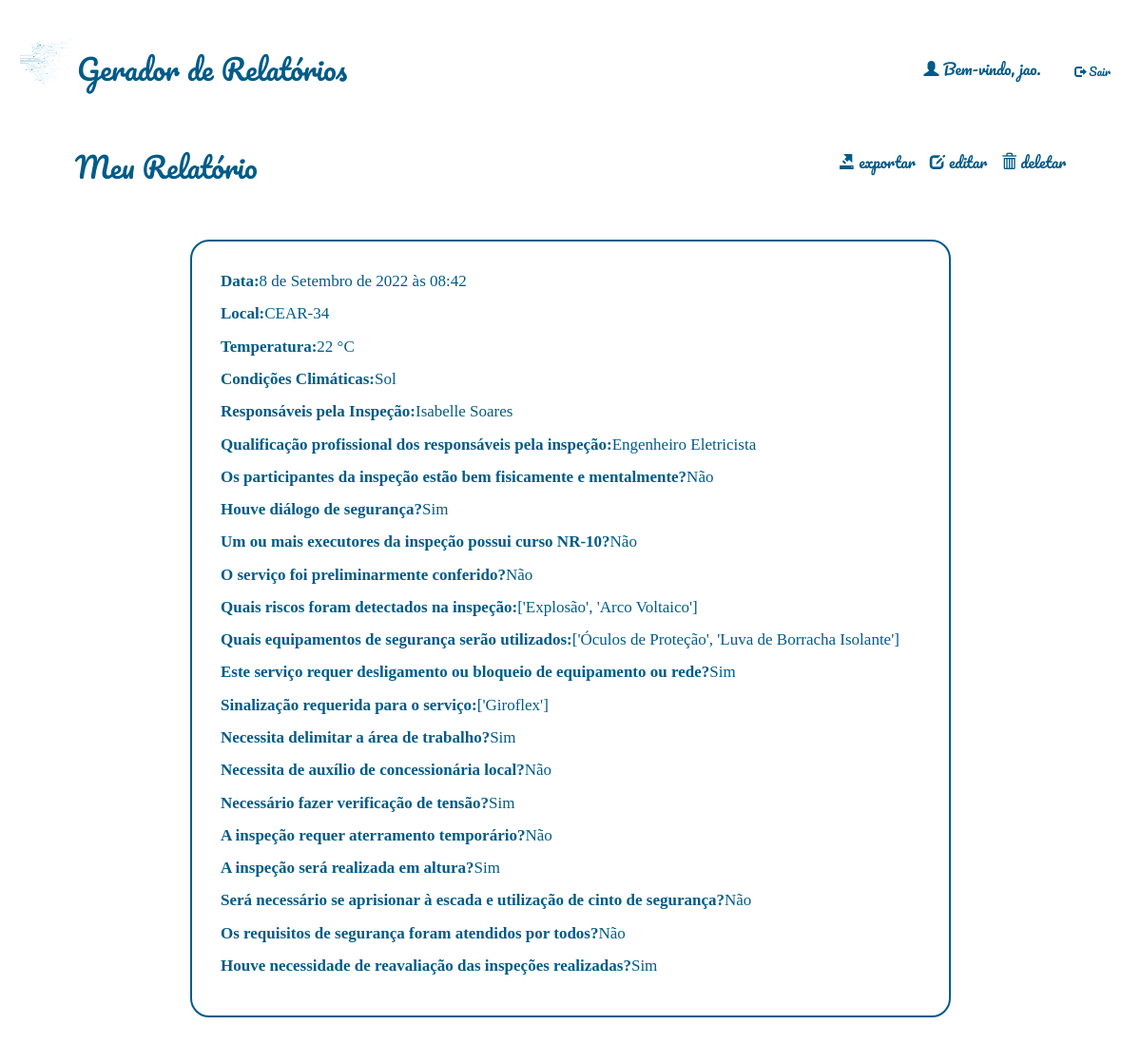
The app's page /relatorios/relatorio/5/ (signed in) with its own data.
### relatorio/models.py (models this page shows)
class Relatorio(models.Model):
    autor = models.ForeignKey(User, default=None, on_delete=models.CASCADE)
    data = models.DateTimeField()
    local = models.CharField(max_length=100)
    temperatura = models.IntegerField()
    clima = models.CharField(max_length=100)
    responsaveis = models.TextField(blank=True)
    Qualificacao_Profissional = models.CharField(max_length=100, default='')
    riscos = models.CharField(max_length=100, default='')
    equipamentos = models.CharField(max_length=100, default='')
    sinalizacao = models.CharField(max_length=100, default='')
    desligamento = models.CharField(max_length=4, default='')
    integridade = models.CharField(max_length=4, default='')
    dialogo = models.CharField(max_length=4, default='')
    curso_nr = models.CharField(max_length=4, default='')
    conferido = models.CharField(max_length=4, default='')
    delimitar_area = models.CharField(max_length=4, default='')
    auxconces = models.CharField(max_length=4, default='')
    tensao = models.CharField(max_length=4, default='')
    aterramento = models.CharField(max_length=4, default='')
    altura = models.CharField(max_length=4, default='')
    cinto_seg = models.CharField(max_length=4, default='')
    requi_seg = models.CharField(max_length=4, default='')
    reavaliacao = models.CharField(max_length=4, default='')

### relatorio/views.py (the view)
# urls.py: path('relatorio/<int:rel_id>/', views.relatorio_visualiza, name="visualiza"),
@login_required(login_url="/accounts/login/")
def relatorio_visualiza(request, rel_id):
    relatorio = Relatorio.objects.get(id=rel_id)
    now = timezone.now()
    return render(request, 'relatorio/relatorio_visualiza.html', {'relatorio': relatorio})

### relatorio/templates/relatorio/relatorio_visualiza.html
{% extends 'base_layout.html'%}
{% block content %}
<header style="margin-inline:5%;">
        <h2>Meu Relatório</h2>
        <nav>
        <li>
                <a class="botao-icon" href="{% url 'relatorio:exporta' rel_id=relatorio.id %}">
                        <span class="glyphicon glyphicon-export"></span> exportar
                </a>
                <a class="botao-icon" href="{% url 'relatorio:edita' rel_id=relatorio.id %}">
                        <span class="glyphicon glyphicon-edit"></span> editar
                </a>
                <a class="botao-icon" href="{% url 'relatorio:deleta' rel_id=relatorio.id %}">
                        <span class="glyphicon glyphicon-trash"></span> deletar
                </a>
        </li>
        </nav>
</header>
<div class="compromisso-visualiza-wrapper">
        <div class="compromisso-visualiza">
                <p><b>Data:</b> {{ relatorio.data }}</p>
                <p><b>Local:</b> {{ relatorio.local }}</p>
                <p><b>Temperatura:</b> {{relatorio.temperatura}} °C</p>
                <p><b>Condições Climáticas:</b> {{relatorio.clima}} </p>
                <p><b>Responsáveis pela Inspeção:</b>  {{ relatorio.responsaveis }}</p>
                <p><b>Qualificação profissional dos responsáveis pela inspeção:</b> {{relatorio.Qualificacao_Profissional}}</p>
                <p><b>Os participantes da inspeção estão bem fisicamente e mentalmente?</b> {{relatorio.integridade}}</p>
                <p><b>Houve diálogo de segurança?</b> {{relatorio.dialogo}}</p>
                <p><b>Um ou mais executores da inspeção possui curso NR-10?</b> {{relatorio.curso_nr}}</p>
                <p><b>O serviço foi preliminarmente conferido?</b> {{relatorio.conferido}}</p>
                <p><b>Quais riscos foram detectados na inspeção:</b> {{ relatorio.riscos }}</p>
                <p><b>Quais equipamentos de segurança serão utilizados:</b> {{relatorio.equipamentos}}</p>
                <p><b>Este serviço requer desligamento ou bloqueio de equipamento ou rede?</b> {{relatorio.desligamento}}</p>
                <p><b>Sinalização requerida para o serviço:</b> {{relatorio.sinalizacao}}</p>
                <p><b>Necessita delimitar a área de trabalho?</b> {{relatorio.delimitar_area}}</p>
                <p><b>Necessita de auxílio de concessionária local?</b> {{relatorio.auxconces}}</p>
                <p><b>Necessário fazer verificação de tensão?</b> {{relatorio.tensao}}</p>
                <p><b>A inspeção requer aterramento temporário?</b> {{relatorio.aterramento}}</p>
                <p><b>A inspeção será realizada em altura?</b> {{relatorio.altura}}</p>
                <p><b>Será necessário se aprisionar à escada e utilização de cinto de segurança?</b> {{relatorio.cinto_seg}}</p>
                <p><b>Os requisitos de segurança foram atendidos por todos?</b> {{relatorio.requi_seg}}</p>
                <p><b>Houve necessidade de reavaliação das inspeções realizadas?</b> {{relatorio.reavaliacao}}</p>
        </div>
</div>
{% endblock %}

### templates/base_layout.html (shortened to what this page needs)
<!DOCTYPE html>
<html lang="pt-BR">
<head>
    <link href="https://cdn.jsdelivr.net/npm/bootstrap@5.1.3/dist/css/bootstrap.min.css" rel="stylesheet">
    <link rel="stylesheet" href="https://maxcdn.bootstrapcdn.com/bootstrap/3.4.0/css/bootstrap.min.css">
    {% load static %}
    <link rel="stylesheet" href="{% static 'styles.css' %}">
</head>
<body>
    <header class="wrapper">
        <h1><a href="{% url 'home' %}"><img src="{% static 'logo.png' %}" alt="calendario"/>Gerador de Relatórios</a></h1>
        <nav>
            <ul style="margin: 40px 0 0 0;">
                {% if user.is_authenticated %}
                <li>
                    <span class="glyphicon glyphicon-user"></span> Bem-vindo, {{ user }}.
                </li>
                <li>
                    <form class="logout-link" action="{% url 'accounts:logout' %}" method="post">
                        <button type="submit" class="btn btn-default btn-sm">
                            <span class="glyphicon glyphicon-log-out"></span> Sair
                        </button>
                    </form>
                </li>
                {% else %}
                    <li><a class="botao-icon" href="{% url 'accounts:login' %}">Log in</a></li>
                    <li><a class="botao-icon" href="{% url 'accounts:signup' %}">Sign up</a></li>
                {% endif %}
            </ul>
        </nav>
    </header>
    <div class="wrapper">
        {% block content %}
        {% endblock %}
    </div>
</body>
</html>

### assets/styles.css (style rules this page uses)
body { background-color: #ffffff; color: #005b88; padding: 0 1px 0 1px; font-family: Pacifico; font-size: medium; }
img { width: 60px; height: auto; vertical-align: bottom; }
.login input, .compromisso-visualiza, .criaCompromisso { font-family: Cambria, Cochin, Georgia, Times, 'Times New Roman', serif; }
.compromisso-visualiza-wrapper { display: flex; align-items: center; justify-content: center; justify-self: center; }
.compromisso-visualiza { width: 800px; border-radius: 20px; align-self: center; text-align: center; border: 2px solid #005b88; margin: 40px; padding: 30px; font-size: 17px; }
.compromisso-visualiza p { display: table; text-justify: auto; }
h1 a { font-weight: normal; font-size: 30px; margin: 0; }
h2,h3,h4,h5 { color: #005b88; font-weight: normal; margin: 0; }
a { color: #005b88; }
a, a:hover, a:visited { text-decoration: none; }
.wrapper { margin: 0 auto; padding: 20px; }
header { display: grid; align-self: center; grid-template-columns: 1fr 1fr; padding: 20px 0; }
nav { justify-self: end; }
nav li { display: inline-block; margin-left: 20px; }
.botao-icon { display: table-cell; background: none; font-family: Pacifico; color: #005b88; cursor: pointer; size-adjust: 2px; cursor: pointer; padding-left: 15px; }
.btn.btn-default.btn-sm { color: #005b88; background-color: transparent; border-color: transparent; }

### records on screen
Relatorio: data "8 de Setembro de 2022 às 08:42", local "CEAR-34", temperatura "22", clima "Sol", responsaveis "Isabelle Soares", Qualificacao_Profissional "Engenheiro Eletricista", integridade "Não", dialogo "Sim", curso_nr "Não", conferido "Não", riscos "['Explosão', 'Arco Voltaico']", equipamentos "['Óculos de Proteção', 'Luva de Borracha Isolante']", desligamento "Sim", sinalizacao "['Giroflex']", delimitar_area "Sim", auxconces "Não", tensao "Sim", aterramento "Não", altura "Sim", cinto_seg "Não", requi_seg "Não", reavaliacao "Sim"

### other values on screen
{{ user }} "jao"
